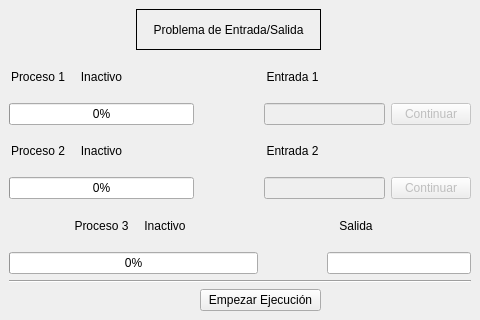
<?xml version="1.0" encoding="UTF-8"?>
<ui version="4.0">
 <class>MainWindow</class>
 <widget class="QMainWindow" name="MainWindow">
  <property name="geometry">
   <rect>
    <x>0</x>
    <y>0</y>
    <width>480</width>
    <height>320</height>
   </rect>
  </property>
  <property name="windowTitle">
   <string>I/O Problem - AMR</string>
  </property>
  <widget class="QWidget" name="centralwidget">
   <layout class="QGridLayout" name="gridLayout">
    <item row="1" column="0">
     <widget class="QLabel" name="label_p1">
      <property name="text">
       <string>Proceso 1</string>
      </property>
      <property name="alignment">
       <set>Qt::AlignCenter</set>
      </property>
     </widget>
    </item>
    <item row="5" column="1">
     <widget class="QLabel" name="label_p3">
      <property name="text">
       <string>Proceso 3</string>
      </property>
      <property name="alignment">
       <set>Qt::AlignCenter</set>
      </property>
     </widget>
    </item>
    <item row="2" column="0" colspan="3">
     <widget class="QProgressBar" name="progressBar_p1">
      <property name="value">
       <number>0</number>
      </property>
     </widget>
    </item>
    <item row="2" column="6">
     <widget class="QPushButton" name="pushButton_continue1">
      <property name="enabled">
       <bool>false</bool>
      </property>
      <property name="text">
       <string>Continuar</string>
      </property>
     </widget>
    </item>
    <item row="4" column="0" colspan="3">
     <widget class="QProgressBar" name="progressBar_p2">
      <property name="value">
       <number>0</number>
      </property>
     </widget>
    </item>
    <item row="6" column="5" colspan="2">
     <widget class="QLineEdit" name="lineEdit_p3">
      <property name="enabled">
       <bool>true</bool>
      </property>
      <property name="readOnly">
       <bool>true</bool>
      </property>
     </widget>
    </item>
    <item row="8" column="3" colspan="2">
     <widget class="QPushButton" name="pushButton_start_execution">
      <property name="text">
       <string>Empezar Ejecución</string>
      </property>
     </widget>
    </item>
    <item row="0" column="2" colspan="3">
     <widget class="QLabel" name="label_title">
      <property name="frameShape">
       <enum>QFrame::Box</enum>
      </property>
      <property name="text">
       <string>Problema de Entrada/Salida</string>
      </property>
      <property name="alignment">
       <set>Qt::AlignCenter</set>
      </property>
     </widget>
    </item>
    <item row="1" column="4">
     <widget class="QLabel" name="label_input1">
      <property name="text">
       <string>Entrada 1</string>
      </property>
      <property name="alignment">
       <set>Qt::AlignCenter</set>
      </property>
     </widget>
    </item>
    <item row="4" column="6">
     <widget class="QPushButton" name="pushButton_continue2">
      <property name="enabled">
       <bool>false</bool>
      </property>
      <property name="text">
       <string>Continuar</string>
      </property>
     </widget>
    </item>
    <item row="3" column="4">
     <widget class="QLabel" name="label_input2">
      <property name="text">
       <string>Entrada 2</string>
      </property>
      <property name="alignment">
       <set>Qt::AlignCenter</set>
      </property>
     </widget>
    </item>
    <item row="4" column="4" colspan="2">
     <widget class="QLineEdit" name="lineEdit_p2">
      <property name="enabled">
       <bool>false</bool>
      </property>
     </widget>
    </item>
    <item row="2" column="4" colspan="2">
     <widget class="QLineEdit" name="lineEdit_p1">
      <property name="enabled">
       <bool>false</bool>
      </property>
     </widget>
    </item>
    <item row="3" column="0">
     <widget class="QLabel" name="label_p2">
      <property name="text">
       <string>Proceso 2</string>
      </property>
      <property name="alignment">
       <set>Qt::AlignCenter</set>
      </property>
     </widget>
    </item>
    <item row="6" column="0" colspan="4">
     <widget class="QProgressBar" name="progressBar_p3">
      <property name="value">
       <number>0</number>
      </property>
     </widget>
    </item>
    <item row="5" column="5">
     <widget class="QLabel" name="label_output">
      <property name="text">
       <string>Salida</string>
      </property>
      <property name="alignment">
       <set>Qt::AlignCenter</set>
      </property>
     </widget>
    </item>
    <item row="7" column="0" colspan="7">
     <widget class="Line" name="line">
      <property name="orientation">
       <enum>Qt::Horizontal</enum>
      </property>
     </widget>
    </item>
    <item row="1" column="1">
     <widget class="QLabel" name="label_status_p1">
      <property name="text">
       <string>Inactivo</string>
      </property>
      <property name="alignment">
       <set>Qt::AlignCenter</set>
      </property>
     </widget>
    </item>
    <item row="3" column="1">
     <widget class="QLabel" name="label_status_p2">
      <property name="text">
       <string>Inactivo</string>
      </property>
      <property name="alignment">
       <set>Qt::AlignCenter</set>
      </property>
     </widget>
    </item>
    <item row="5" column="2">
     <widget class="QLabel" name="label_status_p3">
      <property name="text">
       <string>Inactivo</string>
      </property>
      <property name="alignment">
       <set>Qt::AlignCenter</set>
      </property>
     </widget>
    </item>
   </layout>
  </widget>
 </widget>
 <resources/>
 <connections/>
</ui>
